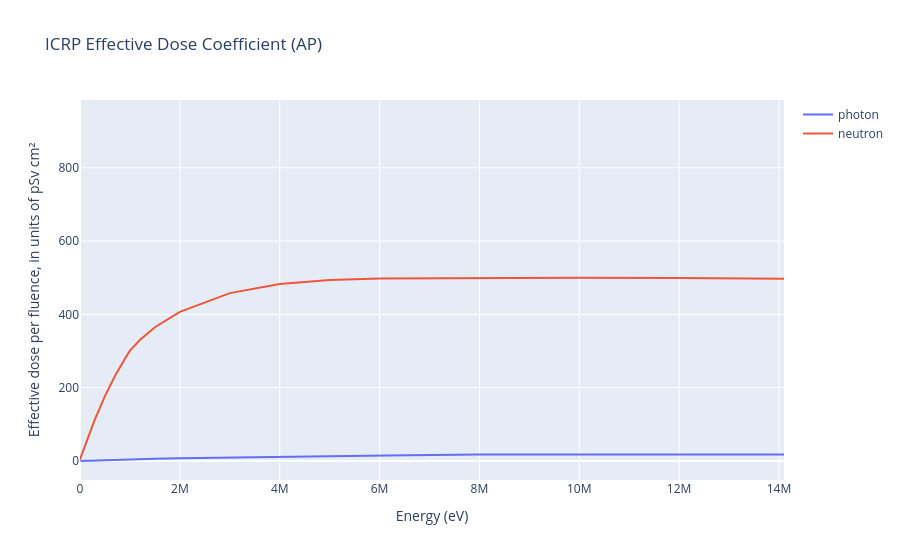

Here is the notebook cell this chart was saved with:
### Code cell
energy_bins_n, dose_coeffs_n = openmc.data.dose_coefficients(
    particle='neutron',
    geometry='AP'  # AP defines the direction of the source to person, for more details see documentation https://docs.openmc.org/en/stable/pythonapi/generated/openmc.data.dose_coefficients.html
)

energy_bins_p, dose_coeffs_p = openmc.data.dose_coefficients(particle='photon', geometry='AP')

fig = go.Figure()

fig.update_layout(
      title='ICRP Effective Dose Coefficient (AP)',
      xaxis={'title': 'Energy (eV)',
             'range': (0, 14.1e6)},
      yaxis={'title': 'Effective dose per fluence, in units of pSv cm²'}
)


fig.add_trace(go.Scatter(
    x=energy_bins_p,
    y=dose_coeffs_p,
    mode='lines',
    name='photon'
))

fig.add_trace(go.Scatter(
    x=energy_bins_n,
    y=dose_coeffs_n,
    mode='lines',
    name='neutron'
))
